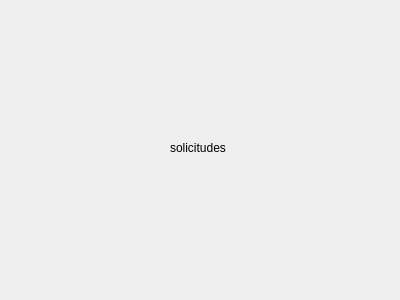
<?xml version="1.0" encoding="UTF-8"?>
<ui version="4.0">
 <class>Solicitudes</class>
 <widget class="QWidget" name="Solicitudes">
  <property name="geometry">
   <rect>
    <x>0</x>
    <y>0</y>
    <width>400</width>
    <height>300</height>
   </rect>
  </property>
  <property name="windowTitle">
   <string>Form</string>
  </property>
  <widget class="QLabel" name="label">
   <property name="geometry">
    <rect>
     <x>170</x>
     <y>140</y>
     <width>101</width>
     <height>16</height>
    </rect>
   </property>
   <property name="text">
    <string>solicitudes</string>
   </property>
  </widget>
 </widget>
 <resources/>
 <connections/>
</ui>
